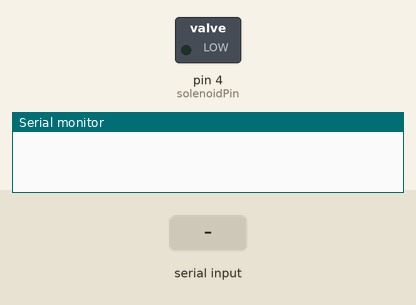
Simulated run of this sketch. Board: Arduino Uno, built with avr-gcc and run on an emulated ATmega328P. On the bench: switched loads named in the sketch (green lamp = pin HIGH), the last lines printed to the serial monitor. The test bench sets the inputs (shaded band).

Above: at 2.2 s.
2.3 s: "1" received over Serial
At 3.5 s:
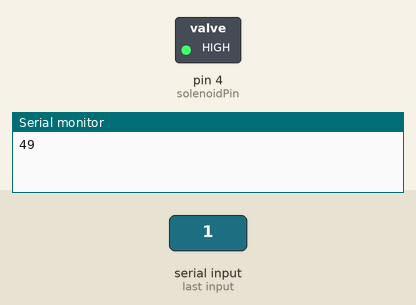
3.8 s: "0" received over Serial
At 4.6 s:
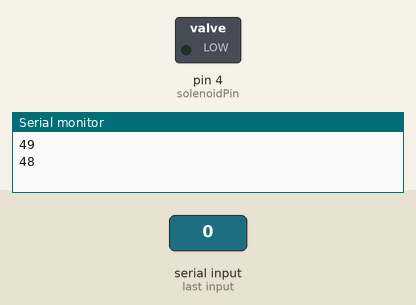
Timing chart, 0 to 6.8 s (numbered marks = the images above; inputs shaded):
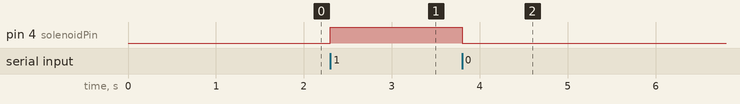

The sketch:

hehe.ino
```cpp
#include "tempsensor.h"
int solenoidPin = 4;  //This is the output pin on the Arduino we are using
String response;

void setup() {
  // put your setup code here, to run once:
  Serial.begin(115200);
  pinMode(solenoidPin, OUTPUT);  //Sets the pin as an output
  delay(1000);
}

void loop() {
  if (Serial.available() > 0) {
    // read the incoming string from the Arduino
    response = Serial.read();
    Serial.println(response);
  }

  if (response == "49") {
    // Serial.println("1");
    digitalWrite(solenoidPin, HIGH);  //Switch Solenoid ON
    response = "h";
  }
  if (response == "48") {
    // Serial.println("0");
    digitalWrite(solenoidPin, LOW);  //Switch Solenoid OFF
    response = "h";
  }
}
```

tempsensor.h
```cpp
//Import componments for Temp Sensor
#include  "max6675.h"

//Setup variables for Temp Sensor
int SO = 5;
int CS = 6;
int sck = 7;
MAX6675 thermocouple(sck,  CS,  SO);

float TempSensor() {
  return thermocouple.readCelsius();
}
```

Measured:
- after the input at 2.3 s, pin 4 (solenoidPin): LOW → HIGH at once
- after the input at 3.8 s, pin 4 (solenoidPin): HIGH → LOW at once
